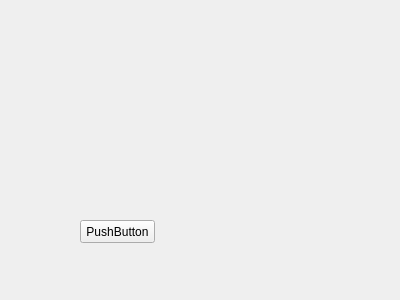
<?xml version="1.0" encoding="UTF-8"?>
<ui version="4.0">
 <class>Form</class>
 <widget class="QWidget" name="Form">
  <property name="geometry">
   <rect>
    <x>0</x>
    <y>0</y>
    <width>400</width>
    <height>300</height>
   </rect>
  </property>
  <property name="windowTitle">
   <string>Form</string>
  </property>
  <widget class="QPushButton" name="pushButton">
   <property name="geometry">
    <rect>
     <x>80</x>
     <y>220</y>
     <width>75</width>
     <height>23</height>
    </rect>
   </property>
   <property name="text">
    <string>PushButton</string>
   </property>
  </widget>
 </widget>
 <resources/>
 <connections/>
</ui>
